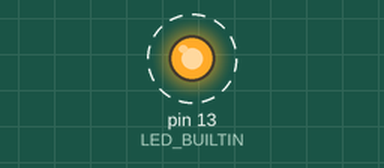
A sketch run on a simulated Arduino Uno, built with avr-gcc and run on an emulated ATmega328P. Parts: output pins drawn as LEDs (lit = HIGH). Dashed ring = blinking. What the sketch prints to the serial monitor is not drawn.

Above: at 0.2 s.
Timing chart, 0 to 3.0 s (numbered marks = the images above):
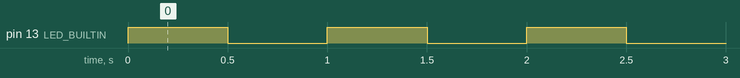

The sketch:

practica_23_clima1.ino
```cpp
// C++ code
//
void setup()
{
  Serial.begin(9600);
  pinMode(LED_BUILTIN, OUTPUT);

}

void loop()
{
  int clima = 99;
  if (clima >=99) {

    digitalWrite(LED_BUILTIN, HIGH);
    delay(500);
    digitalWrite(LED_BUILTIN, LOW);
    delay(500);
    Serial.println("HACE CALOR");

  }


}
```

Measured:
- by itself, pin 13 (LED_BUILTIN): alternates HIGH for 0.50 s and LOW for 0.50 s
